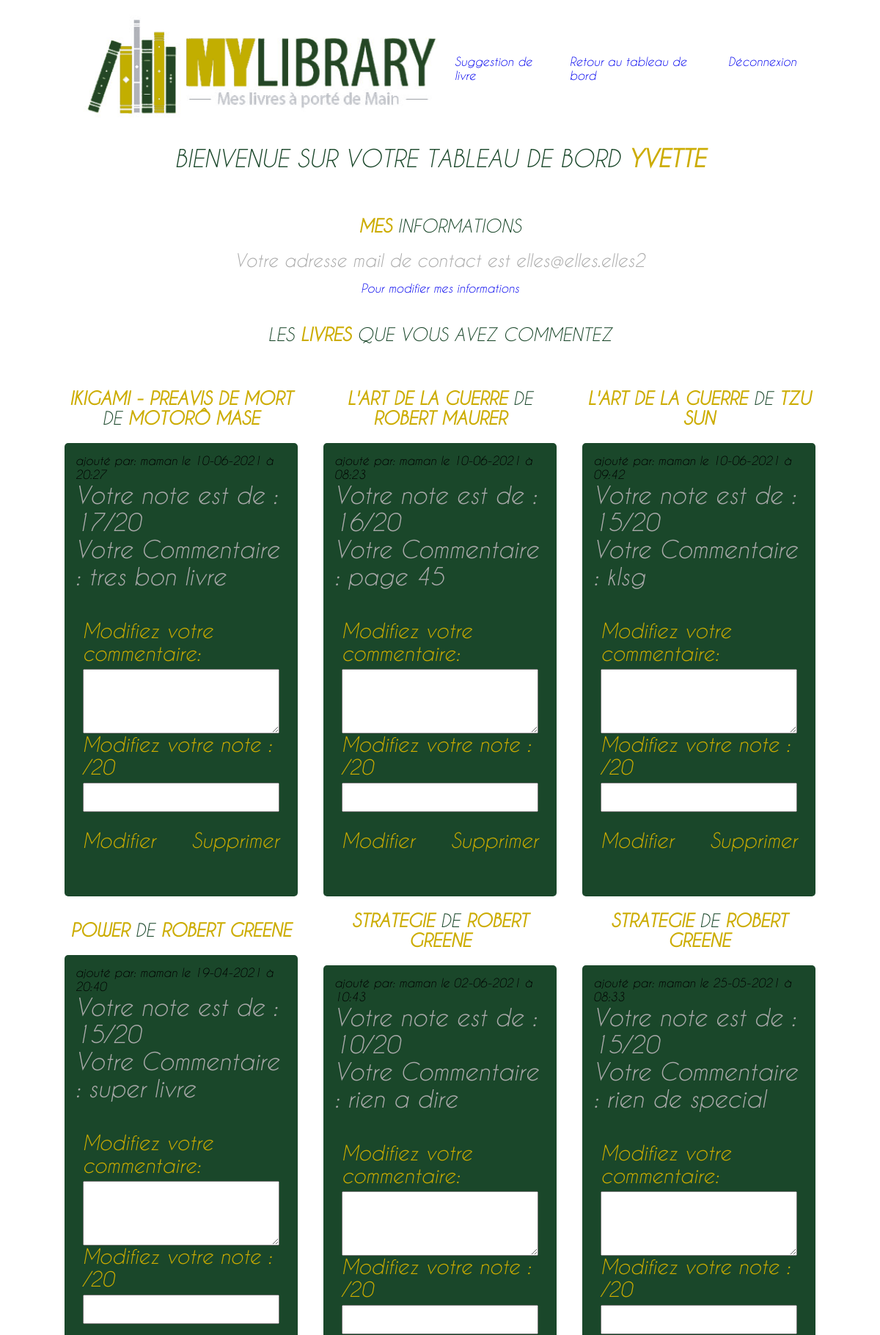
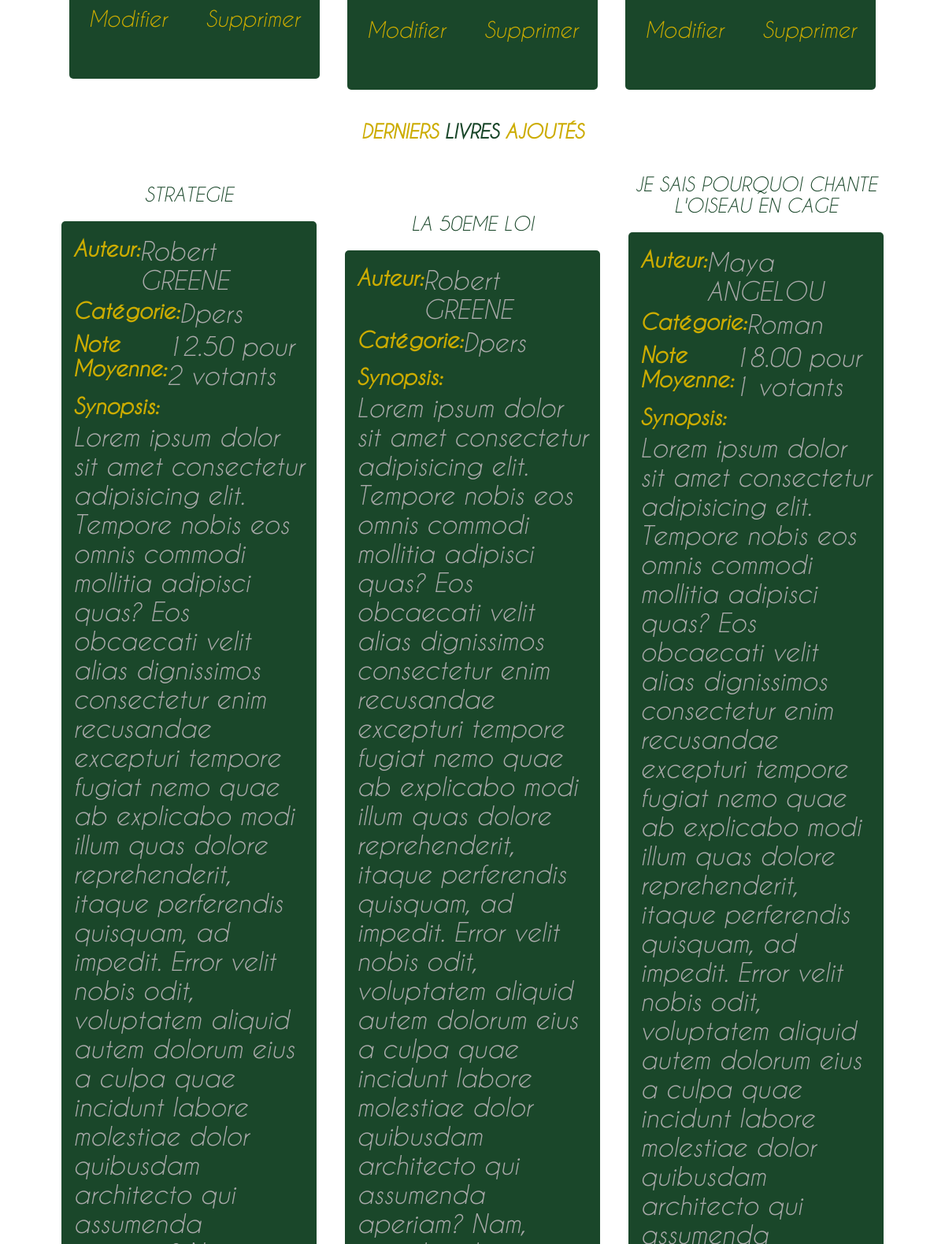
Page /indexAdmin.php?action=tdb&pseudo=maman (signed in, upper part) on the committed database (2 pictures, top to bottom).
### tables this page shows
CREATE TABLE `authorlivres` (
  `id` int(11) NOT NULL AUTO_INCREMENT,
  `idAuthor` int(11) NOT NULL,
  `idLivre` int(11) NOT NULL,
  `tome` varchar(255) DEFAULT NULL,
  `noteMoyenne` int(11) DEFAULT NULL,
  PRIMARY KEY (`id`)
);

CREATE TABLE `livres` (
  `id` int(11) NOT NULL AUTO_INCREMENT,
  `title` varchar(255) NOT NULL,
  `category` varchar(255) NOT NULL,
  `content` longtext,
  PRIMARY KEY (`id`)
);

### app/Controllers/Back/backController.php (called while the page is built, shortened)
<?php
class BackController
{
    public function tdb($pseudo)
    {
        $pseudo = $_SESSION['user']['pseudo'];
        $livres = new \Projet\Models\AuthorLivresManager();
        $allLivres = $livres->getEcritpar();
        $infos = new \Projet\Models\CommManager();
        $allComms = $infos->getMyComm($pseudo);
        require "app/views/Back/page-tdb.php";
    }
}

### app/Models/CommManager.php (called while the page is built, shortened)
<?php
class CommManager extends Manager
{
    protected $table;
    protected $livreAssocie;
    private $bdd;
    function __construct()
    {
        $this->table = "comms";
        $this->livreAssocie = "authorLivres";
        $this->livres  = "livres";
        $this->bdd = Manager::getInstance();
    }
    public function getMyComm($pseudo)
    {
        $sql = "SELECT " . $this->table . ".`id`, `" . $this->table . "`.`content` AS content, note, date_ajout, CONCAT(authors.`firstname_author`,' ' ,authors.`name_author`) AS name_author, `". $this->livres ."`.`title` AS title, `users`.`pseudo`
            FROM  `" . $this->table . "`
            INNER JOIN  `" . $this->livreAssocie . "`
            ON  `" . $this->table . "`.`idAuthorLivre` = `" . $this->livreAssocie . "`.id
            INNER JOIN `". $this->livres ."`
            ON `" . $this->livreAssocie . "`.`idlivre` = `". $this->livres ."`.id
            INNER JOIN `authors`
            ON `" . $this->livreAssocie . "`.`idAuthor` = `authors`.id
            INNER JOIN `users`
            ON  `" . $this->table . "`.`idUser` = `users`.id
                WHERE `users`.`pseudo` = :pseudo
            ORDER BY title";
        $infos = $this->bdd->prepare($sql);
        $infos->bindValue(":pseudo", $pseudo, PDO::PARAM_STR);
        $infos->execute();
        return $infos;
    }
}

### app/Models/Manager.php (called while the page is built, shortened)
<?php
class Manager extends PDO {
        private static $instance;
    public static function getInstance() {
        if(self::$instance === null) {
            self::$instance = new self();
        }
        return self::$instance;
    }
};

### app/Models/AuthorLivresManager.php (called while the page is built, shortened)
<?php
class AuthorLivresManager extends Manager
{
    protected $table;
    private $bdd;
    function __construct()
    {
        $this->table = "authorLivres";
        $this->bdd = Manager::getInstance();
    }
    public function getEcritpar()
    {
        $sql = "SELECT " . $this->table . ".`id`AS id,
        `tome`,
        `livres`.`title` AS title,
        `livres`.`content` AS content,
        `livres`.`category` AS category,
        CONCAT(authors.`firstname_author`,' ' ,authors.`name_author`) AS name_author,
        COUNT(comms.`note`) AS 'votes',
        ROUND(AVG(comms.`note`), 2) AS 'noteMoyenne'
        FROM " . $this->table . " INNER JOIN `livres`
        ON " . $this->table . ".`idLivre` = `livres`.id
        INNER JOIN `authors`
        ON " . $this->table . ".`idAuthor` = `authors`.id
        LEFT OUTER JOIN `comms`
        ON `" . $this->table . "`.id = `comms`.idAuthorLivre
        GROUP BY " . $this->table . ".id
        ORDER BY " . $this->table . ".tome
        ASC LIMIT 6
        ";
        $livres = $this->bdd->query($sql);
        return $livres;
    }
}

### app/views/Back/page-tdb.php (the view, shortened to what this page needs)
<?php
$allLivres = $allLivres->fetchAll();
?>
<h1>Bienvenue sur votre tableau de bord <span class="gold"> <?= $_SESSION['user']['name_user'] ?></span> </h1>
<section class="gestion_info container">
    <h2><span class='gold bold'>Mes</span> informations</h2>
    <p for="mail">Votre adresse mail de contact est <?= $_SESSION['user']['mail'] ?></p>
    <div type="button" class="btn-tdb">
        <a href="indexAdmin.php?action=mesInfos&pseudo=<?= $pseudo ?>">Pour modifier mes informations</a>
    </div>
</section>
<h2>Les <span class='gold bold'>livres</span> que vous avez commentez </h2>
<section class="container livreCommente">
    <?php
    foreach ($allComms as $comm) :
        ?>
        <div class="card-livre">
            <h3 class='card-title'>
                <span class="gold">
                    <?= htmlspecialchars($comm['title']); ?>
                </span>de<span class="gold">
                    <?= htmlspecialchars($comm['name_author'])  ?>
                </span>
            </h3>
            <article id="mesComm" class="card-corps">
                <h4>
                    ajouté par: <?= htmlspecialchars($comm['pseudo']); ?> le <?= htmlspecialchars(date("d-m-Y à H:i", strtotime($comm['date_ajout']))); ?>
                </h4>
                <?= "<p> Votre note est de : " . htmlspecialchars($comm['note']) . "/20</p>";
                if (!empty($comm['content'])) :
                    echo "<p> Votre Commentaire : " . $comm['content'] . "</p>";
                endif;
                ?>
                <form action="indexAdmin.php?action=updateComm&idComm=<?= $comm['id']; ?>" method="POST" class="article_commente container">
                    <label for="content" class="title-label">Modifiez votre commentaire: </label>
                    <textarea class="content" name="content" cols="30" rows="10"></textarea>
                    <label for="note" class="title-label"> Modifiez votre note : /20 </label>
                    <input type="number" min="0" max="20" step="1" name="note">
                    <div class="subBtn">
                        <button type="submit" class="btn title-label">Modifier</button>
                        <a href="indexAdmin.php?action=deleteComm&id=<?= $comm['id']; ?>" class=" btn title-label" title="Attention vous supprimez votre commentaire">Supprimer</a>
                    </div>
                </form>
            </article>
        </div>
    <?php endforeach; ?>
</section>
<h2 class="gold bold">Derniers <span class='green'>Livres</span> ajoutés</h2>
<section class="derniers-livres">
    <?php foreach ($allLivres as $livre) : ?>
        <div class="card-livre">
            <h3 class="card-title green">
                <?= strip_tags($livre["title"]); ?>
            </h3>
            <article class="card-corps">
                <div class="card-content">
                    <div class="contenu-card-livre">
                        <h6 class="title-label label-article">Auteur: </h6>
                        <p class="auteurLivre"><?= strip_tags($livre["name_author"]); ?></p>
                    </div>
                    <div class="contenu-card-livre">
                        <h6 class="title-label label-article">Catégorie: </h6>
                        <p class="categorieLivre"><?= strip_tags($livre["category"]); ?></p>
                    </div>
                    <div class="contenu-card-livre">
                        <?php if (!is_null($livre['noteMoyenne'])) :
                            echo "<h6 class='title-label label-article'>Note Moyenne: </h6>
                            <p class='noteLivre'>" . $livre['noteMoyenne'] . " pour " . $livre['votes'] . " votants </p>";
                        endif; ?>
                    </div>
                    <div class="contenu-card-livre synopsis">
                        <h6 class="title-label label-article">Synopsis: </h6>
                        <p class="synopsis-text" disable="true">
                        </p>
                    </div>
                </div>
            </article>
        </div>
    <?php endforeach; ?>
</section>
<?php @require 'Templates/template.php' ?>

### rows in the picture
authorlivres: idLivre.title "STRATEGIE", name_author "Robert GREENE", idLivre.category "Dpers", noteMoyenne "12.50", votes "2"
authorlivres: idLivre.title "LA 50EME LOI", name_author "Robert GREENE", idLivre.category "Dpers"
authorlivres: idLivre.title "JE SAIS POURQUOI CHANTE L'OISEAU EN CAGE", name_author "Maya ANGELOU", idLivre.category "Roman", noteMoyenne "18.00", votes "1"

### other values in the picture
$_SESSION['user']['name_user'] "YVETTE"
$_SESSION['user']['mail'] "elles@elles.elles2"
$comm['title'] "IKIGAMI - PREAVIS DE MORT"
$comm['name_author'] "MOTORÔ MASE"
$comm['pseudo'] "maman"
date("d-m-Y à H:i", strtotime($comm['date_ajout'])) "10-06-2021 à 20:27"
$comm['note'] "17"
$comm['content'] "tres bon livre"
$comm['title'] "L'ART DE LA GUERRE"
$comm['name_author'] "ROBERT MAURER"
date("d-m-Y à H:i", strtotime($comm['date_ajout'])) "10-06-2021 à 08:23"
$comm['note'] "16"
$comm['content'] "page 45"
$comm['name_author'] "TZU SUN"
date("d-m-Y à H:i", strtotime($comm['date_ajout'])) "10-06-2021 à 09:42"
